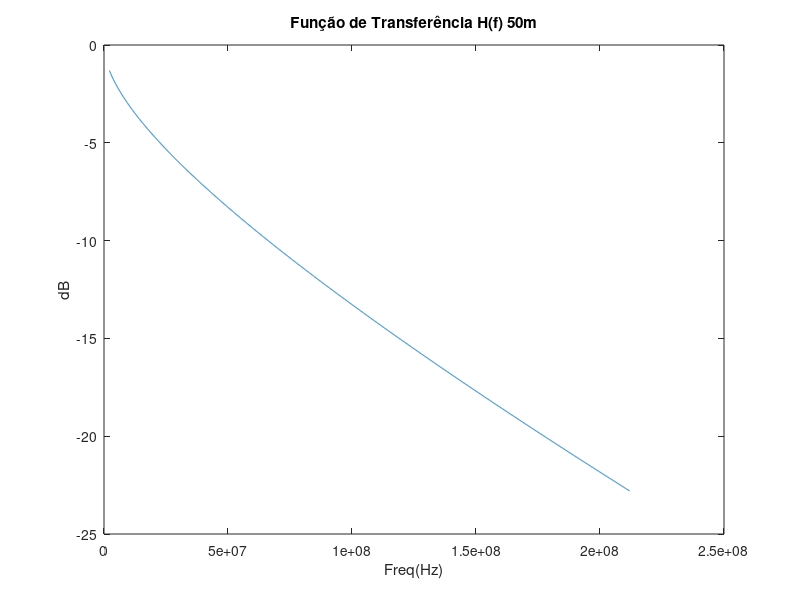
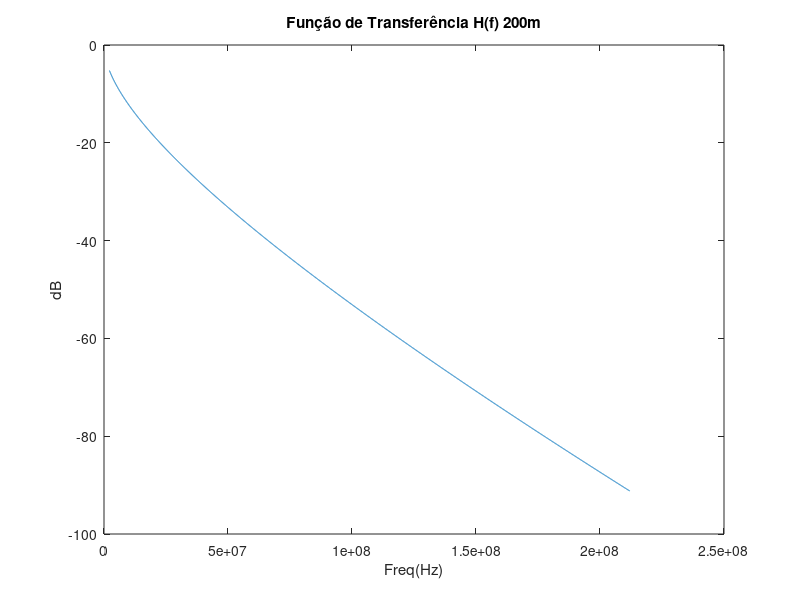
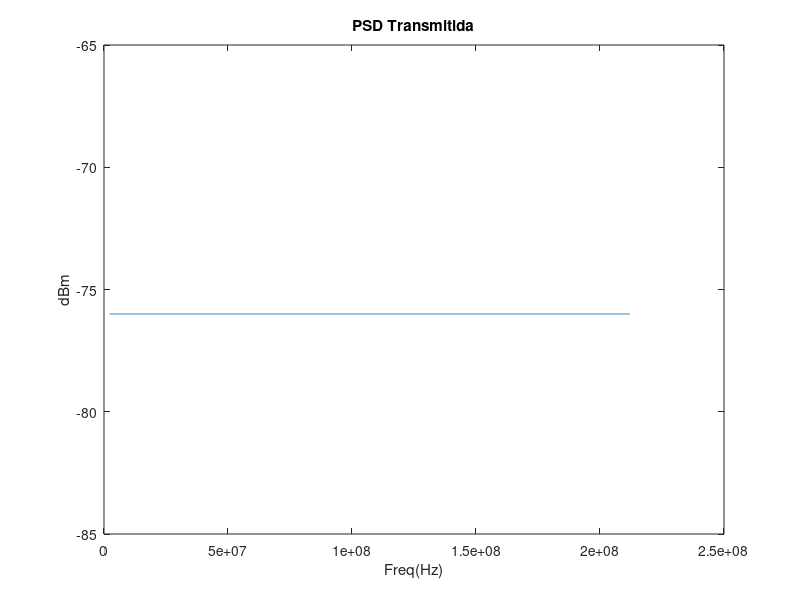
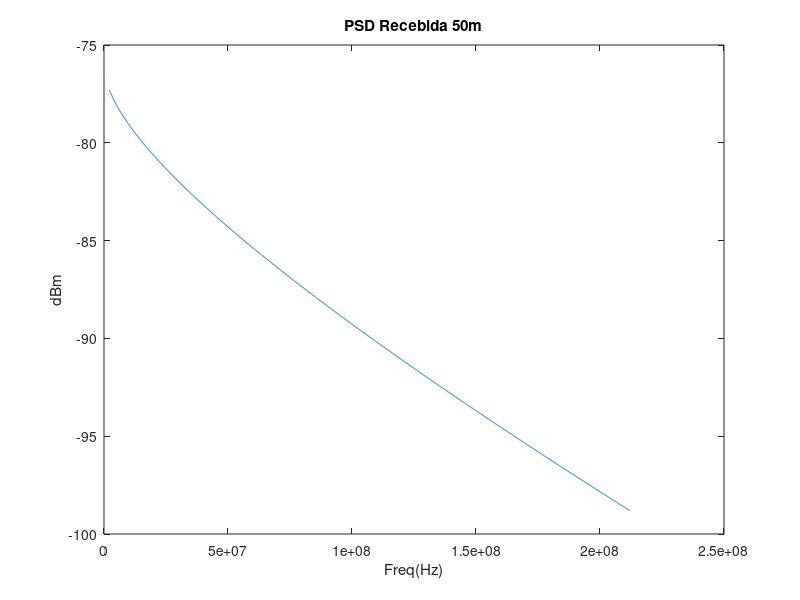

Write MATLAB code to recreate these figures, in order.
clc
close all
clear 

%Erlant Wandresson Farias Gurjão-------------------------------------------
k=51.75e3;
f=2.2e6:k:212e6;
d=[50/1000,200/1000];
%dados---------------------------------------------------------------------
PSD_tx=-76.*ones(1,length(f));
BgNoise=-140.*ones(1,length(f));
GapSnr=9.75;
MargSnr=6;
GainSnr=5;
%CAD55 KHM-----------------------------------------------------------------
h1=106.5050;
h2=5.9318e+03;
k1=0.00185;
k2=1.20594e-07;
k3=3.11222e-05;

%parametros secundarios----------------------------------------------------
fsqrt=f.^0.5;
w=(2*pi).*f;
a2=(k2*2/pi).*f;

alfa=(k1.*fsqrt)+k2.*f;
beta=(k1.*fsqrt)-(a2.*log(f))+k3.*f;

RZ0=h1+h2.*(1./fsqrt);
IZ0=-h2.*(1./fsqrt);
R0=RZ0+j.*IZ0;


gamma=alfa+j.*beta;
gamma1=abs(gamma);
HV50=exp(-d(1).*gamma);
HV200=exp(-d(2).*gamma);

H50=20.*log10(abs(HV50));
H200=20.*log10(abs(HV200));

PSD_trans=10.^(PSD_tx./10);


PSD_r50=PSD_trans.*(abs(HV50).^2);
PSD_r200=PSD_trans.*(abs(HV200).^2);

%Conversão Log - Linear----------------------------------------------------
PSD_rx50=10.*log10(abs(PSD_r50));
PSD_rx200=10.*log10(abs(PSD_r200));
Ruido=10.^(BgNoise./10);
Gap=10.^(GapSnr./10);
Marg=10.^(MargSnr./10);
Ganho=10.^(GainSnr./10);

%--------------------------------------------------------------------------
%GAMMA=Gap+(Marg-Ganho);
GAMMA=10.^((GapSnr+(MargSnr-GainSnr))./10);

b50=floor(log2(1+(PSD_r50./(GAMMA.*Ruido))));
b200=floor(log2(1+(PSD_r200./(GAMMA.*Ruido))));
%--------------------------------------------------------------------------
i=1;
u=length(f)+1;

while i<u
    test1=b50(1,i);
    test2=b200(1,i);
    if test1>=12
       B50(1,i)=12;
    
    elseif test1<=1
       B50(1,i)=1;
    else
       B50(1,i)=b50(1,i); 
    end
    
    if test2>=12
       B200(1,i)=12;
    
    elseif test2<=1
       B200(1,i)=1;
    else
       B200(1,i)=b200(1,i); 
    end



i=i+1;

end

out='Taxa de transmissão 50m'
R50=k*sum(B50)

out='Taxa de transmissão 200m'
R200=k*sum(B200)



%--------------------------------------------------------------------------
%{
figure

plot(f,gamma1)
title('|Constante de propagação| gama(f)')
ylabel('Neper');
xlabel( 'Freq(Hz)' );

figure
plot(f,abs(R0))
title('Impedância Característica')
ylabel('Ohm');
xlabel( 'Freq(Hz)' );
%}


figure
plot(f,H50)
title('Função de Transferência H(f) 50m')
ylabel('dB');
xlabel( 'Freq(Hz)' );


figure
plot(f,H200)
title('Função de Transferência H(f) 200m')
ylabel('dB');
xlabel( 'Freq(Hz)' );


figure
plot(f,PSD_tx)
title('PSD Transmitida')
ylabel('dBm');
xlabel( 'Freq(Hz)' );

figure
plot(f,PSD_rx50)
title('PSD Recebida 50m')
ylabel('dBm');
xlabel( 'Freq(Hz)' );

figure
plot(f,PSD_rx200)
title('PSD Recebida 50m')
ylabel('dBm');
xlabel( 'Freq(Hz)' );

figure
plot(f,PSD_rx200)
title('PSD Recebida 200m')
ylabel('dBm');
xlabel( 'Freq(Hz)' );

figure
plot(f,B50)
title('Bitloading 50m')
ylabel('Bits');
xlabel( 'Freq(Hz)' );

figure
plot(f,B200)
title('Bitloading 200m')
ylabel('Bits');
xlabel( 'Freq(Hz)' );